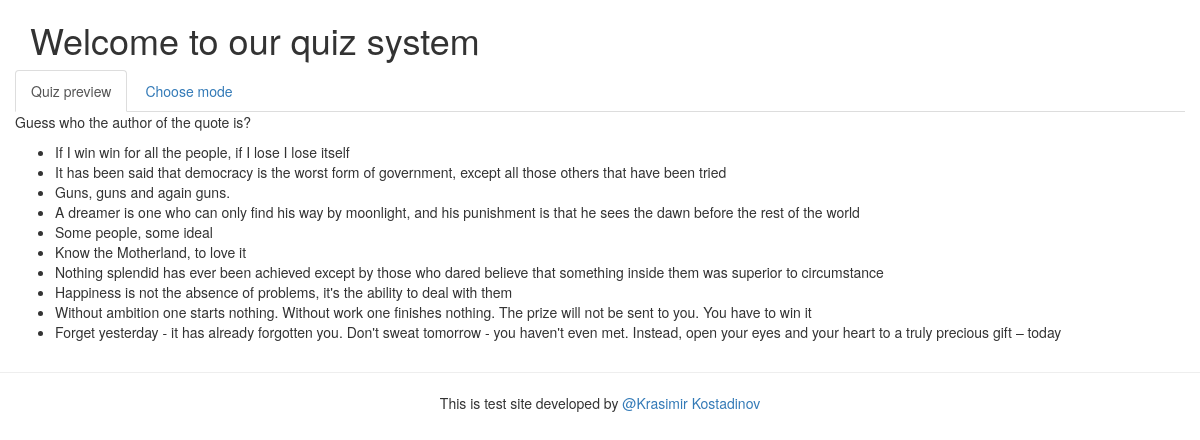
The page / on the database its author committed.
### tables this page shows
CREATE TABLE IF NOT EXISTS `quiz` (
  `id` int(11) NOT NULL AUTO_INCREMENT,
  `title` varchar(100) NOT NULL,
  PRIMARY KEY (`id`)
);

CREATE TABLE IF NOT EXISTS `questions` (
  `id` int(11) NOT NULL AUTO_INCREMENT,
  `quiz_id` int(11) NOT NULL,
  `order` int(11) NOT NULL COMMENT 'show question order',
  `type` int(11) NOT NULL,
  `title` varchar(200) NOT NULL,
  PRIMARY KEY (`id`),
  KEY `quiz_id` (`quiz_id`),
  KEY `type` (`type`)
);

### models/Database.php (called while the page is built, shortened)
<?php
class Database {
    protected $connection = 'default';
    private $_db = null;
    private $_stmt = null;
    private $params = array();
    private static $_connections = array();
    protected static $_cnf = array(
        'default' => array(
            'connection_uri' => 'mysql:host=localhost;dbname=quotequiz;port=3306',
            'username' => DB_USER,
            'password' => DB_PASS,
            'settings' => array(
                \PDO::ATTR_ERRMODE => \PDO::ERRMODE_EXCEPTION,
                \PDO::MYSQL_ATTR_INIT_COMMAND => 'SET NAMES \'UTF8\'',
                \PDO::ATTR_PERSISTENT => true
            )
        )
    );
    public function __construct($connection = null) {
        if ($connection instanceof \PDO) {
            $this->_db = $connection;
        }
        else if ($connection !== null) {
            $this->_db = self::getConnection($connection);
            $this->connection = $connection;
        }
        else {
            $this->_db = self::getConnection($this->connection);
        }
    }
    public function getConnection($connection = 'default') {
        if (isset(self::$_connections[$connection])) {
            return self::$_connections[$connection];
        }
        $dbh = new \PDO(
                self::$_cnf[$connection]['connection_uri'],
                self::$_cnf[$connection]['username'],
                self::$_cnf[$connection]['password'],
                self::$_cnf[$connection]['settings']
        );
        self::$_connections[$connection] = $dbh;
        return $dbh;
    }
    public function prepare($query, $params = array(), $pdoOptions = array()) {
        $this->_stmt = $this->_db->prepare($query, $pdoOptions);
        $this->params = $params;
        return $this;
    }
    public function execute($params = array()) {
        $this->_stmt->execute($this->params);
        return $this;
    }
    public function fetchAllAssoc() {
        return $this->_stmt->fetchAll(\PDO::FETCH_ASSOC);
    }
}

### models/Quiz.php (called while the page is built, shortened)
<?php
class Quiz {
    private $questions = array();
    public static function createQuizObjects($rows) {
        if (!empty($rows) && is_array($rows)) {
            foreach ($rows as $row) {
                $key = $row['id'];
                $quiz[$key] = new \models\Quiz();
                $quiz[$key]->id = $row['id'];
                $quiz[$key]->title = $row['title'];
                $quiz[$key]->questions = \models\Question::getQuestions(array('quiz_id' => $row['id']));
                $quiz[$key]->by_type_one = \models\Question::getQuestions(array('quiz_id' => $row['id'], 'type' => \models\Question::QUESTION_TYPE_ONE));
                $quiz[$key]->by_type_two = \models\Question::getQuestions(array('quiz_id' => $row['id'], 'type' => \models\Question::QUESTION_TYPE_TWO));
            }
            return !empty($quiz) ? $quiz : null;
        }
        return null;
    }
    public static function getQuiz($params = array(), $return_as_array = false) {
        $db = new \models\Database();
        $sql = $order = $limit = $select_init = ' ';
        $where = ' WHERE 1  ';
        $values = array();
        $query = '
                SELECT qz.*
                FROM quiz AS qz
                ' .
                $sql . $where . $order . $limit . '
            ';
        $db->prepare($query, $values)->execute();
        $rows = $db->fetchAllAssoc();
        if (!$return_as_array) {
            $quizes = self::createQuizObjects($rows);
            return $quizes;
        }
        else {
            return $rows;
        }
    }
    public function getQuestions() {
        return $this->questions;
    }
}

### models/Question.php (called while the page is built, shortened)
<?php
class Question {
    public static function createQuestionsObjects($rows) {
        if (!empty($rows) && is_array($rows)) {
            foreach ($rows as $row) {
                $key = $row['id'];
                $question[$key] = new \models\Question();
                $question[$key]->id = $row['id'];
                $question[$key]->quiz_id = $row['quiz_id'];
                $question[$key]->order = $row['order'];
                $question[$key]->type = $row['type'];
                $question[$key]->title = $row['title'];
                $question[$key]->answers = \models\Answer::getAnswers(array('question_id' => $row['id']));
                $question[$key]->correct_answer = \models\Answer::getAnswers(array('question_id' => $row['id'], 'is_correct' => self::QUESTION_CORRECT));
            }
            return !empty($question) ? $question : null;
        }
        return null;
    }
    public static function getQuestions($params = array(), $return_as_array = false) {
        $db = new \models\Database();
        $sql = $order = $limit = $select_init = ' ';
        $where = ' WHERE 1  ';
        $values = array();
        if (!empty($params) && is_array($params)) {
            if (isset($params['quiz_id'])) {
                $where .= ' AND qu.quiz_id = :quiz_id ';
                $values['quiz_id'] = $params['quiz_id'];
            }
            if (isset($params['type'])) {
                $where .= ' AND qu.type = :type ';
                $values['type'] = $params['type'];
            }
        }
        $query = 'SELECT qu.*
                FROM questions AS qu
                ' .
                $sql . $where . $order . $limit . '
            ';
        $db->prepare($query, $values)->execute();
        $rows = $db->fetchAllAssoc();
        if (!$return_as_array) {
            $questions = self::createQuestionsObjects($rows);
            return $questions;
        }
        else {
            return $rows;
        }
    }
}

### models/Answer.php (called while the page is built, shortened)
<?php
class Answer {
    public static function createAnswersObjects($rows) {
        if (!empty($rows) && is_array($rows)) {
            foreach ($rows as $row) {
                $key = $row['id'];
                $answer[$key] = new \models\Answer();
                $answer[$key]->id = $row['id'];
                $answer[$key]->question_id = $row['question_id'];
                $answer[$key]->title = $row['title'];
                $answer[$key]->author = $row['author'];
                $answer[$key]->is_correct = $row['is_correct'];
            }
            return !empty($answer) ? $answer : null;
        }
        return null;
    }
    public static function getAnswers($params = array(), $return_as_array = false) {
        $db = new \models\Database();
        $sql = $order = $limit = $select_init = ' ';
        $where = ' WHERE 1  ';
        $values = array();
        if (!empty($params) && is_array($params)) {
            if (isset($params['question_id'])) {
                $where .= ' AND a.question_id = :question_id ';
                $values['question_id'] = $params['question_id'];
            }
            if (isset($params['is_correct'])) {
                $where .= ' AND a.is_correct = :is_correct ';
                $values['is_correct'] = $params['is_correct'];
            }
        }
        $query = 'SELECT a.*
                FROM answers AS a
                ' .
                $sql . $where . $order . $limit . '
            ';
        $db->prepare($query, $values)->execute();
        $rows = $db->fetchAllAssoc();
        if (!$return_as_array) {
            $answers = self::createAnswersObjects($rows);
            return $answers;
        }
        else {
            return $rows;
        }
    }
}

### views/quiz_preview.php (the view)
<div class="quiz-preview">
    <?php foreach ($quiz as $key => $value) { ?>
        <p><?php echo $value->getTitle(); ?></p>
        <ul>
            <?php foreach ($value->getQuestions() as $question => $data) {
                ?>
                <li><?php echo $data->getTitle(); ?></li>
                <?php }
            ?>
        </ul>
    <?php } ?>
</div>

### views/header.php (shortened to what this page needs)
<!DOCTYPE HTML>
<html lang="bg">
    <head>
        <link rel="stylesheet" type="text/css" href="<?php echo HOST_PATH; ?>/public/css/bootstrap.min.css">
        <link rel="stylesheet" type="text/css" href="<?php echo HOST_PATH; ?>/public/css/style.css">
    </head>
    <body>

### index.php (shortened to what this page needs)
<?php
require_once ROOT_PATH . '/views/header.php';
require_once ROOT_PATH . '/models/Database.php';
require_once ROOT_PATH . '/models/Quiz.php';
require_once ROOT_PATH . '/models/Question.php';
require_once ROOT_PATH . '/models/Answer.php';
$quiz = \models\Quiz::getQuiz();
?>
<div class="container-fluid main-container">
    <div class="row clearfix">
        <div class="container">
            <h1>Welcome to our quiz system</h1>
            <div class="row clearfix" role="tabpanel">
                <ul class="nav nav-tabs animals-tab" role="tablist">
                    <li role="presentation" class="active"><a href="#tab-one" id="tab-to-one" aria-controls="tab-two" role="tab" data-toggle="tab" aria-expanded="true">Quiz preview</a></li>
                    <li role="presentation"><a href="#tab-two" id="tab-to-two" aria-controls="tab-two" role="tab" data-toggle="tab">Choose mode</a></li>
                </ul>
                <div class="tab-content">
                    <div id="tab-one" role="tabpanel" class="tab-pane fade in active" aria-labelledby="tab-to-one">
                        <?php
                        require_once ROOT_PATH . '/views/quiz_preview.php';
                        ?>
                    </div>
                </div>
            </div>
        </div>
    </div>
</div>
<?php
require_once ROOT_PATH . '/views/footer.php';
?>

### views/footer.php
<hr />
<footer class="text-center">
    <p>This is test site developed by <a href="http://krasimirkostadinov.com">@Krasimir Kostadinov</a></p>
</footer>
</body>
</html>

### rows shown on the page
quiz: title "Guess who the author of the quote is?", Title "Forget yesterday - it has already forgotten you. Don't sweat tomorrow - you haven't even met. Instead, open your eyes and your heart to a truly precious gift – today"
questions: title "If I win win for all the people, if I lose I lose itself"
questions: title "It has been said that democracy is the worst form of government, except all those others that have been tried"
questions: title "Guns, guns and again guns."
questions: title "A dreamer is one who can only find his way by moonlight, and his punishment is that he sees the dawn before the rest of the world"
questions: title "Some people, some ideal"
questions: title "Know the Motherland, to love it"
questions: title "Nothing splendid has ever been achieved except by those who dared believe that something inside them was superior to circumstance"
questions: title "Happiness is not the absence of problems, it's the ability to deal with them"
questions: title "Without ambition one starts nothing. Without work one finishes nothing. The prize will not be sent to you. You have to win it"
